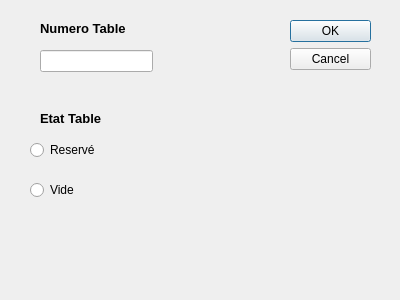
<?xml version="1.0" encoding="UTF-8"?>
<ui version="4.0">
 <class>modifier_2</class>
 <widget class="QDialog" name="modifier_2">
  <property name="geometry">
   <rect>
    <x>0</x>
    <y>0</y>
    <width>400</width>
    <height>300</height>
   </rect>
  </property>
  <property name="windowTitle">
   <string>Dialog</string>
  </property>
  <widget class="QDialogButtonBox" name="buttonBox">
   <property name="geometry">
    <rect>
     <x>290</x>
     <y>20</y>
     <width>81</width>
     <height>241</height>
    </rect>
   </property>
   <property name="orientation">
    <enum>Qt::Vertical</enum>
   </property>
   <property name="standardButtons">
    <set>QDialogButtonBox::Cancel|QDialogButtonBox::Ok</set>
   </property>
  </widget>
  <widget class="QLabel" name="label_2">
   <property name="geometry">
    <rect>
     <x>40</x>
     <y>110</y>
     <width>101</width>
     <height>16</height>
    </rect>
   </property>
   <property name="font">
    <font>
     <pointsize>10</pointsize>
     <weight>75</weight>
     <bold>true</bold>
    </font>
   </property>
   <property name="text">
    <string>Etat Table</string>
   </property>
  </widget>
  <widget class="QLineEdit" name="lineEdit_numero">
   <property name="geometry">
    <rect>
     <x>40</x>
     <y>50</y>
     <width>113</width>
     <height>22</height>
    </rect>
   </property>
  </widget>
  <widget class="QRadioButton" name="radioButton_2">
   <property name="geometry">
    <rect>
     <x>30</x>
     <y>180</y>
     <width>95</width>
     <height>20</height>
    </rect>
   </property>
   <property name="text">
    <string>Vide</string>
   </property>
  </widget>
  <widget class="QRadioButton" name="radioButton">
   <property name="geometry">
    <rect>
     <x>30</x>
     <y>140</y>
     <width>95</width>
     <height>20</height>
    </rect>
   </property>
   <property name="text">
    <string>Reservé</string>
   </property>
  </widget>
  <widget class="QLabel" name="label">
   <property name="geometry">
    <rect>
     <x>40</x>
     <y>20</y>
     <width>121</width>
     <height>16</height>
    </rect>
   </property>
   <property name="font">
    <font>
     <family>MS Shell Dlg 2</family>
     <pointsize>10</pointsize>
     <weight>75</weight>
     <bold>true</bold>
    </font>
   </property>
   <property name="text">
    <string>Numero Table</string>
   </property>
  </widget>
 </widget>
 <resources/>
 <connections>
  <connection>
   <sender>buttonBox</sender>
   <signal>accepted()</signal>
   <receiver>modifier_2</receiver>
   <slot>accept()</slot>
   <hints>
    <hint type="sourcelabel">
     <x>248</x>
     <y>254</y>
    </hint>
    <hint type="destinationlabel">
     <x>157</x>
     <y>274</y>
    </hint>
   </hints>
  </connection>
  <connection>
   <sender>buttonBox</sender>
   <signal>rejected()</signal>
   <receiver>modifier_2</receiver>
   <slot>reject()</slot>
   <hints>
    <hint type="sourcelabel">
     <x>316</x>
     <y>260</y>
    </hint>
    <hint type="destinationlabel">
     <x>286</x>
     <y>274</y>
    </hint>
   </hints>
  </connection>
 </connections>
</ui>
